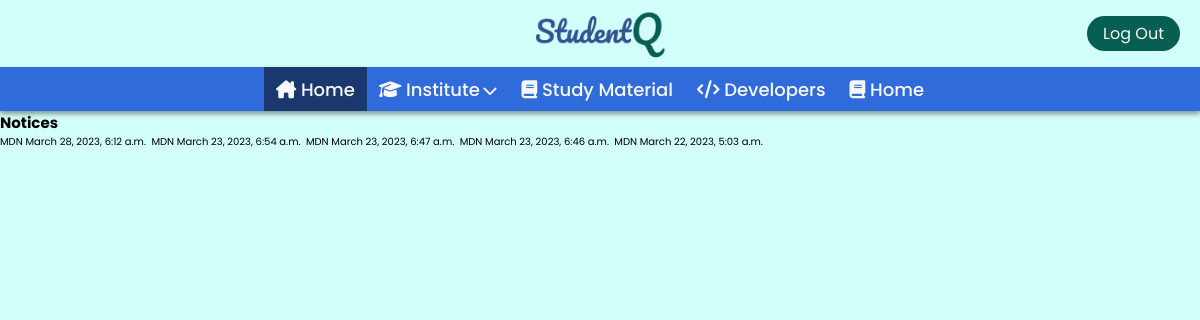
The app's page /notices/4/ (signed in), older data.
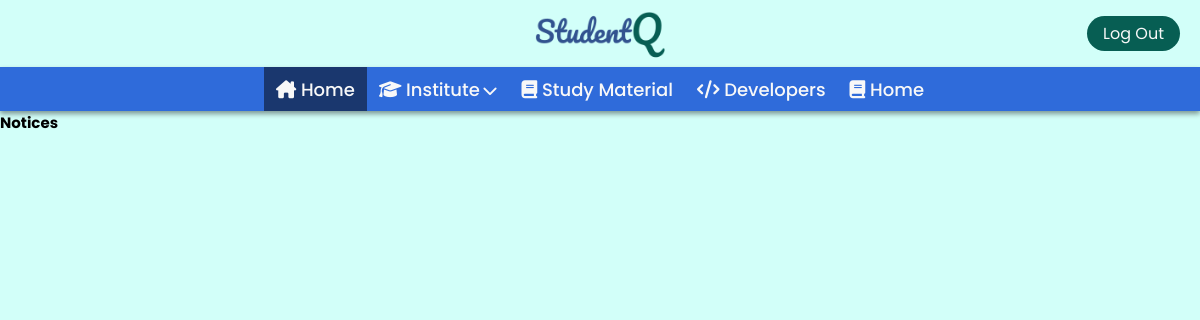
The same page, newer data.
### Base/models.py (models this page shows)
class Notice(models.Model):
    notice = models.ImageField(null = False, blank = False, upload_to="media/notice")
    institute = models.ForeignKey(Institute, on_delete=models.CASCADE, null=True)
    date_of_post =models.DateTimeField(auto_now_add=True, null=True)

class Institute(models.Model):
    name = models.CharField(max_length=200)
    def __str__(self):
        return self.name

### Base/views.py (the view)
# urls.py: path('notices/<str:id>/',views.Notices, name='notices'),
@login_required(login_url='login')
def Notices(request, id):
    context = {}
    context["id"] = id
    institute = Institute.objects.get(id = id)
    ins_notices = institute.notice_set.all().order_by('-id')
    context["ins_notices"] = ins_notices
    user=request.user
    context['post_able']=False
    if user.profile.role=='student':
        student=Student.objects.get(student_userid=user.id)
        if institute.name == student.institute:
            context['post_able']=True
    return render(request, "notices.html", context)

### Base/templates/notices.html (shortened to what this page needs)
{% extends "main.html" %}
{% block body %}
<h2>Notices</h2>
{% for notice in ins_notices %}
{{notice.institute}}
{{notice.date_of_post}}
{% endfor %}
{% endblock body %}

### Base/templates/main.html (shortened to what this page needs)
{% load static %}
<!DOCTYPE html>
<html lang="en">
<head>
  <link rel="stylesheet" href="{% static 'mStyle/main.css' %}">
  <link rel="stylesheet" href="{% static 'mStyle/navDesign.css' %}">
  <link rel="stylesheet" href="https://cdnjs.cloudflare.com/ajax/libs/font-awesome/6.3.0/css/all.min.css"
 />
</head>
<body>
  <nav class="nav" id="nav">
    <div class="header" id="header">
      <a href="/"><img src="{% static 'media/Site_Logo.png' %}" alt="Site_Logo" class="site__logo"></a>
      <div class="btnContainer">
        <div class="btnContainer--btns">
          {% if request.user.is_authenticated %}
          <a href="{% url 'logout' %}" role="button" class="btn btn-green rounded-corner btn-visible-onclick">Log
            Out</a>
          {% else %}
          <a href="{% url 'login' %}" role="button" class="btn btn-green rounded-corner btn-visible-onclick">Log In</a>
          <a href="{% url 'register' %}" role="button"
            class="btn btn-green rounded-corner btn-visible-onclick">Register</a>
          {% endif %}
        </div>
      </div>
    </div>
    <ul class="navber" id="navber">
      <li class="navlink navlink__active">
        <a href="{% url 'home' %}"><i class="fa-solid fa-house-chimney"></i>&nbsp;Home</a>
      </li>
      <li class="navlink">
        <a href="{% url 'institute' %}"><i class="fa-solid fa-graduation-cap"></i>&nbsp;Institute&nbsp;<i
            class="fa-solid fa-chevron-down sml__arrow"></i></a>
      </li>
      <li class="navlink">
        <a href="{% url 'studyMetirial' %}"><i class="fa-solid fa-book"></i>&nbsp;Study Material</a>
      </li>
      <li class="navlink">
        <a href="/"><i class="fa-solid fa-code"></i>&nbsp;Developers</a>
      </li>
      <li class="navlink">
        <a href="/"><i class="fa-solid fa-book"></i>&nbsp;Home</a>
      </li>
    </ul>
  </nav>
  {% block body %}
  {% endblock %}
</body>
</html>

### static/mStyle/main.css (style rules this page uses)
:root { --light-green-theme: #D2FFF9; --light-blue: #669CFF; --main-blue: #2F6BDA; --dark-blue: #1a376e; --light-dark-blue: #083891; --theme-clr: #075E53; --theme-clr-light: #178274; --hover-green: #094a42; --black: #000; --white: #fff; --drk-white: #f8f8f8; --light-gray: #d9d9d9; --placeholder-clr: #707070; --main-yellow: #FFE454; --font-primary: 'Poppins', sans-serif; --font-secondary: 'Righteous', cursive; }
*::placeholder { color: var(--placeholder-clr); }
*, *::before, *::after { margin: 0; padding: 0; box-sizing: border-box; scrollbar-width: thin; scrollbar-color: var(--theme-clr) var(--light-gray); }
html { font-size: 62.5%; overflow-x: hidden; }
body { min-height: 100vh; font-family: 'Poppins', sans-serif; overflow-x: hidden; background: var(--light-green-theme); }
a { text-decoration: none; }
.btn { text-decoration: none; padding: 0.6rem 1.6rem; font-size: 1.6rem; transition: all 0.5s ease-out; cursor: pointer; }
.btn-green { color: var(--drk-white); background-color: var(--theme-clr); }
.rounded-corner { border-radius: 3rem; }
.sml__arrow { font-size: 1.5rem; margin-left: -0.2rem; }

### static/mStyle/navDesign.css (style rules this page uses)
.nav { display: flex; flex-wrap: nowrap; flex-direction: column; width: 100%; z-index: 9999 !important; }
.nav .header { display: flex; align-items: center; justify-content: center; z-index: 999; }
.nav .header .site__logo { height: 6.21rem; }
.nav .header .btnContainer { position: absolute; right: 2rem; display: flex; align-items: center; justify-content: center; gap: 1rem; }
.nav .navber { width: 100%; position: relative; background-color: var(--main-blue); display: flex; align-items: center; justify-content: center; list-style: none; box-shadow: 0px 3px 5px rgba(0, 0, 0, 0.403); }
.nav .navber .navlink { font-size: 1.8rem; font-weight: 200; color: var(--drk-white); padding: 0.85rem 1.2rem; }
.nav .navber .navlink.navlink__active { background: var(--dark-blue) !important; font-weight: 500; }
.nav .navber .navlink a { color: var(--drk-white); font-size: 1.8rem; font-weight: 500; }

Row changes from the older to the newer data that the page shows:
removed Notice: institute "MDN", date_of_post "March 28, 2023, 6:12 a.m."
removed Notice: institute "MDN", date_of_post "March 23, 2023, 6:54 a.m."
removed Notice: institute "MDN", date_of_post "March 23, 2023, 6:47 a.m."
removed Notice: institute "MDN", date_of_post "March 23, 2023, 6:46 a.m."
removed Notice: institute "MDN", date_of_post "March 22, 2023, 5:03 a.m."
